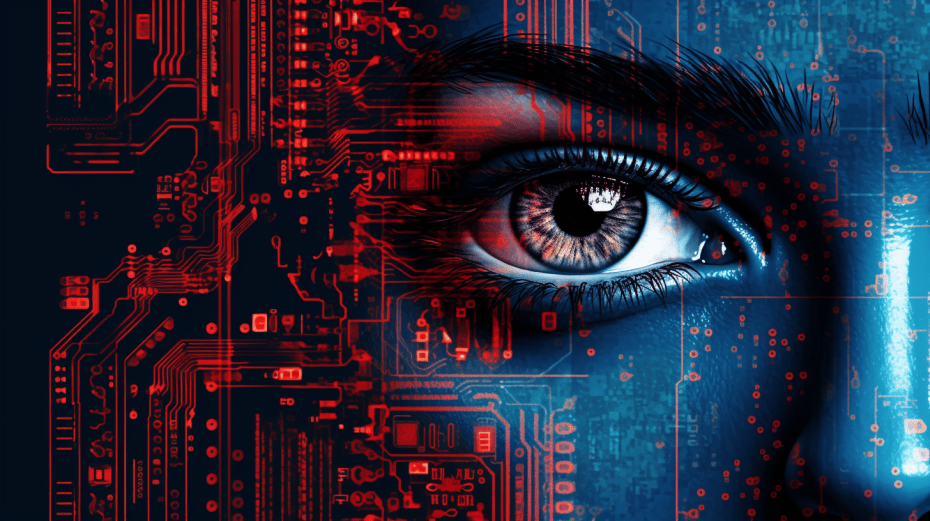
#> input picture lab1/computer_vision.png, 930 x 521 px
$ python q6.py
#> lines starting #> are read from the running program, lines starting #| are printed output that depends on the picture
import cv2
import matplotlib.pyplot as plt
img = cv2.imread('computer_vision.png')
#> img is the input picture: shape (521, 930, 3); mean B, G, R 56.7, 38.6, 39
img_cw_90 = cv2.rotate(img, cv2.ROTATE_90_CLOCKWISE)
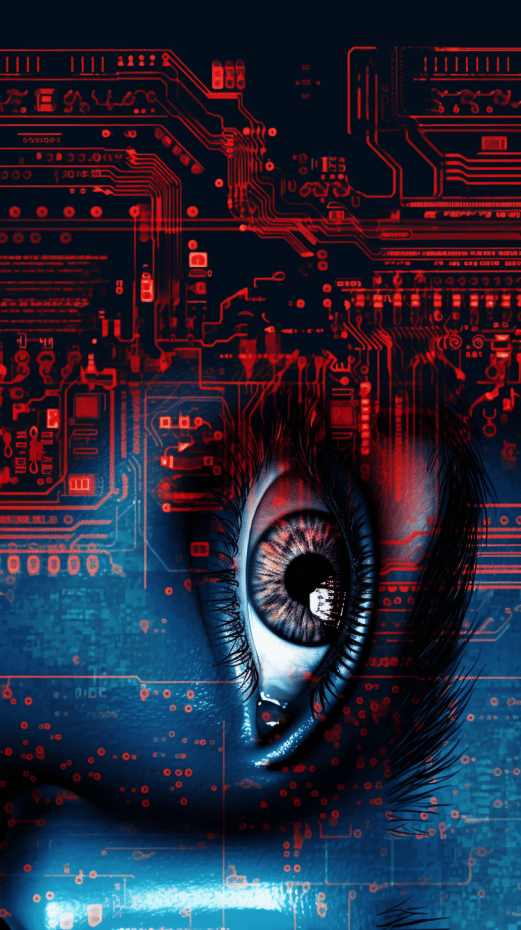
#> img_cw_90: shape (930, 521, 3); mean B, G, R 56.7, 38.6, 39
img_ccw_90 = cv2.rotate(img, cv2.ROTATE_90_COUNTERCLOCKWISE)
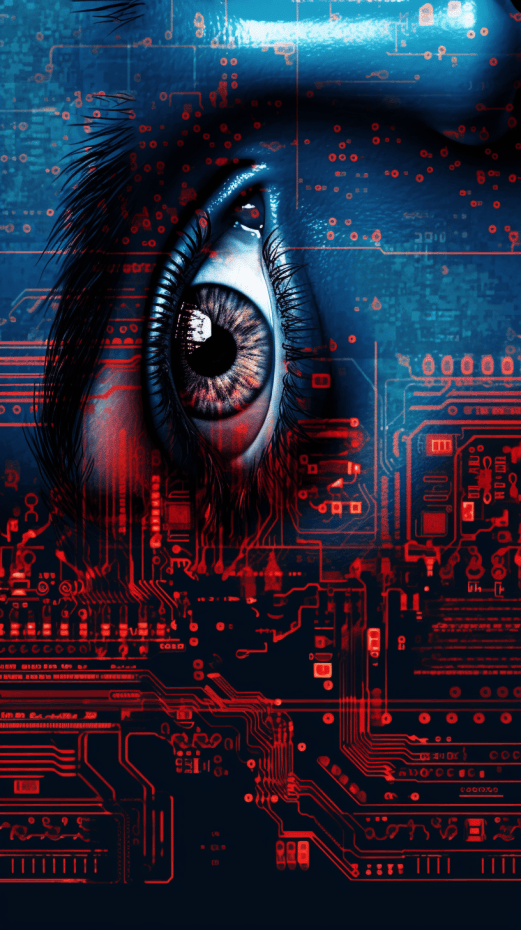
#> img_ccw_90: shape (930, 521, 3); mean B, G, R 56.7, 38.6, 39
img_cw_180 = cv2.rotate(img, cv2.ROTATE_180)
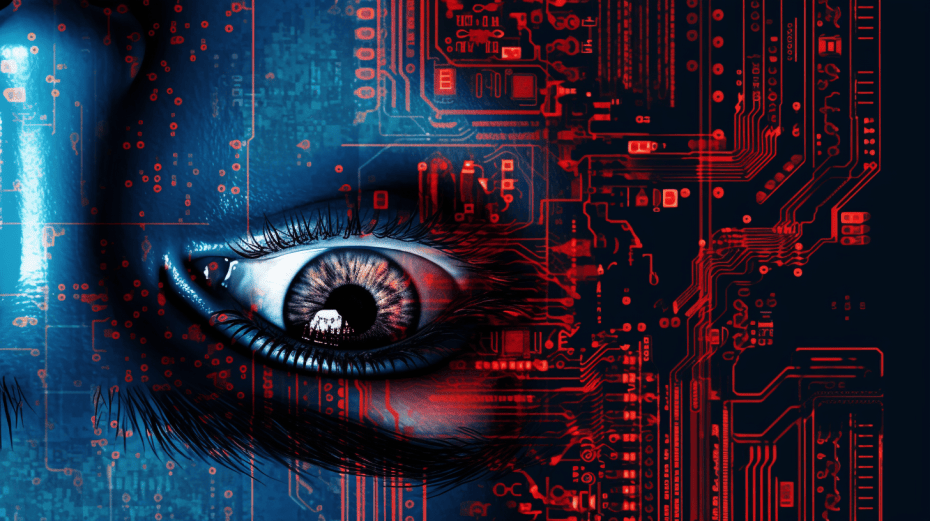
#> img_cw_180: shape (521, 930, 3); mean B, G, R 56.7, 38.6, 39

plt.subplot(221), plt.imshow(img, 'gray'), plt.title('Original Image'), plt.axis('off')
plt.subplot(222), plt.imshow(img_cw_90,'gray'), plt.title('(90degree clockwise)'), plt.axis('off')
plt.subplot(223), plt.imshow(img_cw_180, 'gray'),
plt.title('180 degree'), plt.axis('off')
plt.subplot(224), plt.imshow(img_ccw_90, 'gray'),
plt.title('90 degree counterclockwise'), plt.axis('off')
plt.show()
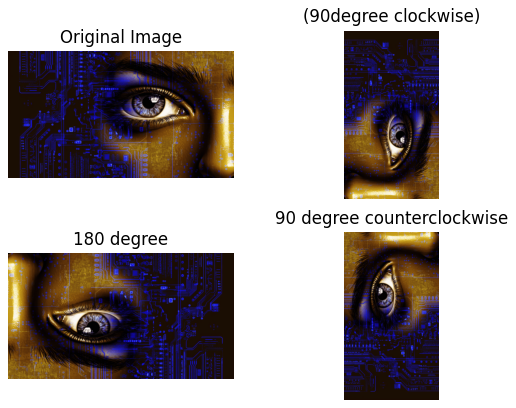
#> figure drawn by matplotlib, 4 panels; B, G, R data is drawn as R, G, B
